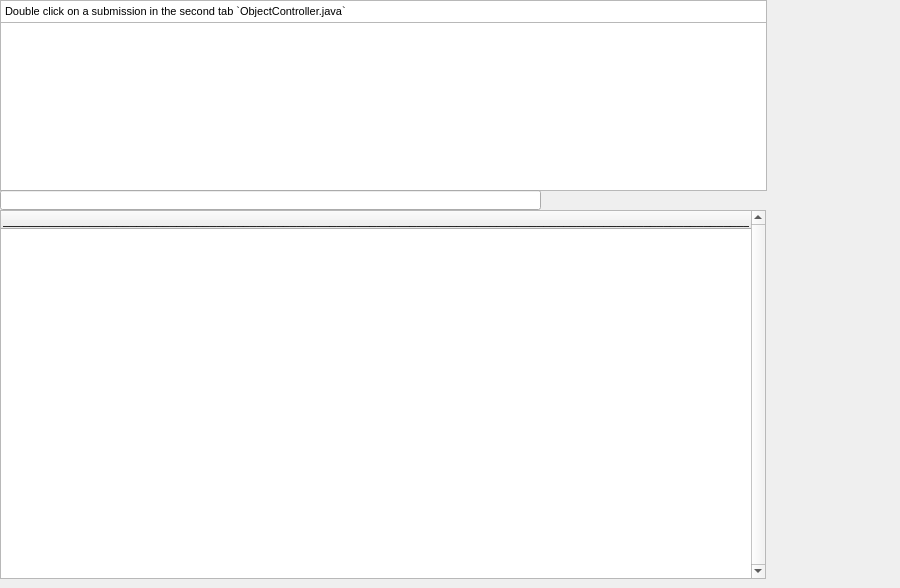
    <widget class="QWidget" name="postDetails">
     <attribute name="title">
      <string>ObjectService.java</string>
     </attribute>
     <widget class="QTextEdit" name="postTitle">
      <property name="geometry">
       <rect>
        <x>0</x>
        <y>0</y>
        <width>767</width>
        <height>23</height>
       </rect>
      </property>
      <property name="font">
       <font>
        <pointsize>8</pointsize>
        <weight>50</weight>
        <bold>false</bold>
       </font>
      </property>
      <property name="html">
       <string>&lt;!DOCTYPE HTML PUBLIC &quot;-//W3C//DTD HTML 4.0//EN&quot; &quot;http://www.w3.org/TR/REC-html40/strict.dtd&quot;&gt;
&lt;html&gt;&lt;head&gt;&lt;meta name=&quot;qrichtext&quot; content=&quot;1&quot; /&gt;&lt;style type=&quot;text/css&quot;&gt;
p, li { white-space: pre-wrap; }
&lt;/style&gt;&lt;/head&gt;&lt;body style=&quot; font-family:'MS Shell Dlg 2'; font-size:8pt; font-weight:400; font-style:normal;&quot;&gt;
&lt;p style=&quot; margin-top:0px; margin-bottom:12px; margin-left:0px; margin-right:0px; -qt-block-indent:0; text-indent:0px;&quot;&gt;Double click on a submission in the second tab `ObjectController.java` &lt;/p&gt;&lt;/body&gt;&lt;/html&gt;</string>
      </property>
     </widget>
     <widget class="QTreeWidget" name="treeComments">
      <property name="geometry">
       <rect>
        <x>0</x>
        <y>210</y>
        <width>766</width>
        <height>369</height>
       </rect>
      </property>
      <property name="sizePolicy">
       <sizepolicy hsizetype="Expanding" vsizetype="Expanding">
        <horstretch>0</horstretch>
        <verstretch>0</verstretch>
       </sizepolicy>
      </property>
      <property name="verticalScrollBarPolicy">
       <enum>Qt::ScrollBarAlwaysOn</enum>
      </property>
      <property name="horizontalScrollBarPolicy">
       <enum>Qt::ScrollBarAsNeeded</enum>
      </property>
      <property name="horizontalScrollMode">
       <enum>QAbstractItemView::ScrollPerItem</enum>
      </property>
      <column>
       <property name="text">
        <string>____________________________________________________________________________________________________________________________________________________________________________________________________________________________</string>
       </property>
      </column>
     </widget>
     <widget class="QLabel" name="postSub">
      <property name="geometry">
       <rect>
        <x>610</x>
        <y>190</y>
        <width>281</width>
        <height>20</height>
       </rect>
      </property>
      <property name="text">
       <string/>
      </property>
      <property name="alignment">
       <set>Qt::AlignRight|Qt::AlignTrailing|Qt::AlignVCenter</set>
      </property>
     </widget>
     <widget class="QLineEdit" name="postUrl">
      <property name="enabled">
       <bool>true</bool>
      </property>
      <property name="geometry">
       <rect>
        <x>0</x>
        <y>190</y>
        <width>541</width>
        <height>20</height>
       </rect>
      </property>
      <property name="mouseTracking">
       <bool>true</bool>
      </property>
      <property name="tabletTracking">
       <bool>false</bool>
      </property>
      <property name="focusPolicy">
       <enum>Qt::WheelFocus</enum>
      </property>
      <property name="text">
       <string/>
      </property>
     </widget>
     <widget class="QTextEdit" name="postBody">
      <property name="geometry">
       <rect>
        <x>0</x>
        <y>21</y>
        <width>767</width>
        <height>170</height>
       </rect>
      </property>
      <property name="html">
       <string>&lt;!DOCTYPE HTML PUBLIC &quot;-//W3C//DTD HTML 4.0//EN&quot; &quot;http://www.w3.org/TR/REC-html40/strict.dtd&quot;&gt;
&lt;html&gt;&lt;head&gt;&lt;meta name=&quot;qrichtext&quot; content=&quot;1&quot; /&gt;&lt;style type=&quot;text/css&quot;&gt;
p, li { white-space: pre-wrap; }
&lt;/style&gt;&lt;/head&gt;&lt;body style=&quot; font-family:'MS Shell Dlg 2'; font-size:8.25pt; font-weight:400; font-style:normal;&quot;&gt;
&lt;p style=&quot; margin-top:0px; margin-bottom:0px; margin-left:0px; margin-right:0px; -qt-block-indent:0; text-indent:0px;&quot;&gt;						&lt;/p&gt;
&lt;p style=&quot;-qt-paragraph-type:empty; margin-top:0px; margin-bottom:0px; margin-left:0px; margin-right:0px; -qt-block-indent:0; text-indent:0px;&quot;&gt;&lt;br /&gt;&lt;/p&gt;&lt;/body&gt;&lt;/html&gt;</string>
      </property>
     </widget>
     <zorder>postBody</zorder>
     <zorder>postTitle</zorder>
     <zorder>treeComments</zorder>
     <zorder>postSub</zorder>
     <zorder>postUrl</zorder>
    </widget>
